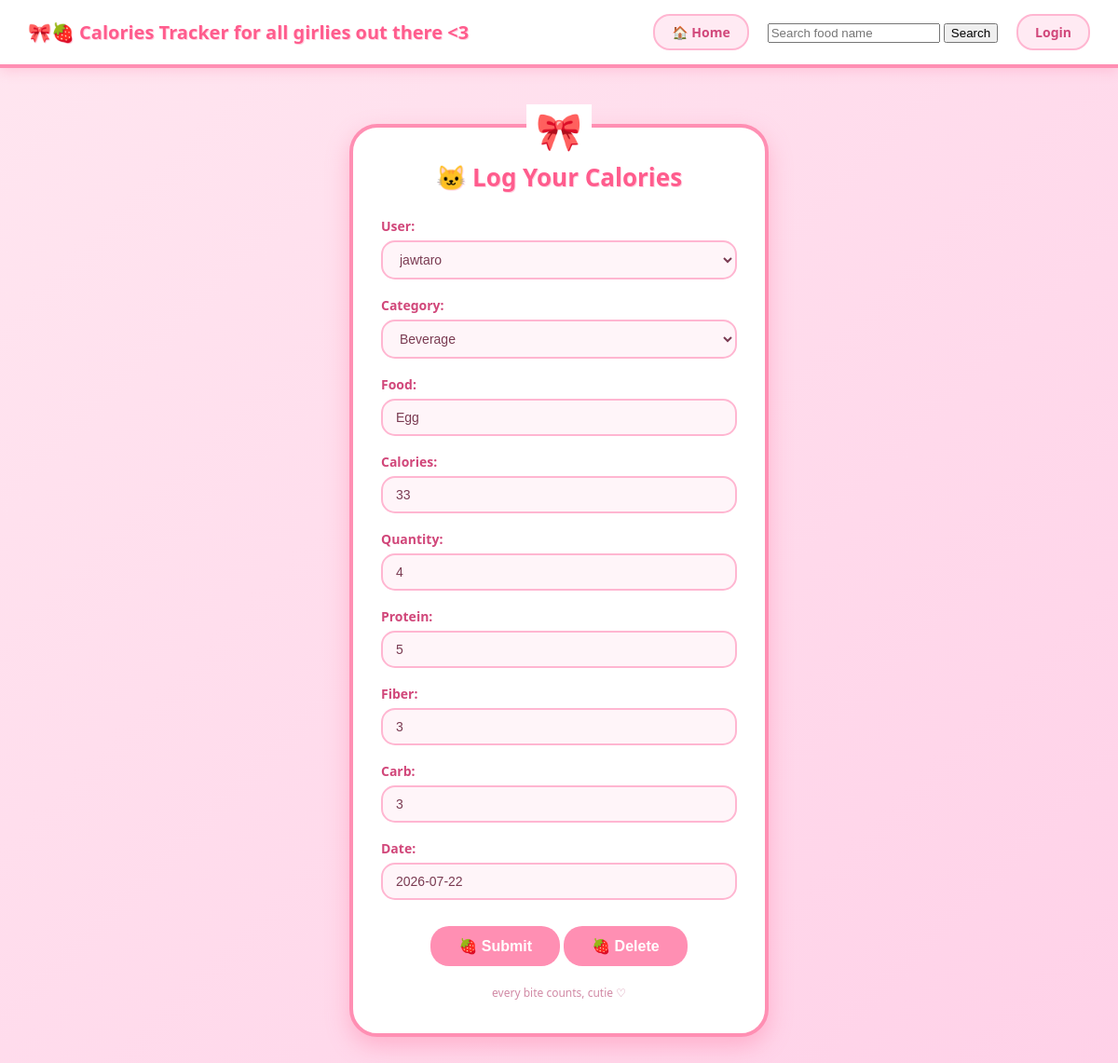
Screenshot of /updatetotalcalories/6 with the database file from the repository.
### tracker/models.py (models this page shows, shortened)
class CaloriesTracker(models.Model):
    user = models.ForeignKey(User, on_delete=models.CASCADE)
    category = models.ForeignKey(Category, on_delete=models.CASCADE)
    food = models.CharField(max_length=100)
    calories = models.IntegerField()
    quantity = models.IntegerField()
    protein = models.IntegerField()
    fiber = models.IntegerField()
    carb = models.IntegerField()
    updated = models.DateTimeField(auto_now=True)
    created = models.DateTimeField(auto_now_add=True)
    date = models.DateField(default=timezone.now)
    class Meta:
        ordering = ["created", "updated"]

class Category(models.Model):
    category = models.CharField(max_length=200)
    def __str__(self):
        return self.category

### tracker/views.py (the view)
# urls.py: path('updatetotalcalories/<int:pk>', views.update_form, name='updatetotalcalories'),
def update_form(request, pk):
    calories = get_object_or_404(CaloriesTracker, id=pk)
    form = CaloriesForm(instance=calories)
    if request.method == "POST":
        form = CaloriesForm(request.POST, instance=calories)
        if form.is_valid():
            form.save()
            return redirect('view')
    context = {
        "form":form
    }
    return render(request, 'website/caloriestracker.html', context)

### tracker/forms.py
class CaloriesForm(ModelForm):
    class Meta:
        model = CaloriesTracker
        fields = '__all__'

### tracker/templates/website/caloriestracker.html (shortened to what this page needs)
{% extends 'website/main.html' %}
{% block content %}
<div class="kitty-form-container">
    <div class="kitty-form-title">🐱 Log Your Calories</div>
    <form method="POST" action="">
        {{ form.as_p }}
        <button type="submit" class="kitty-submit-btn">🍓 Submit</button>
        <button type="submit" class="kitty-submit-btn">🍓 Delete</button>
    </form>
    <div class="kitty-form-footer">every bite counts, cutie ♡</div>
</div>
{% endblock %}

### tracker/templates/website/main.html (style rules this page uses)
* { box-sizing: border-box; }
body { margin: 0; min-height: 100vh; background: linear-gradient(135deg, #ffe6f0 0%, #ffd1e8 100%); font-family: 'Comic Sans MS', 'Segoe UI', sans-serif; }

### tracker/templates/website/caloriestracker.html (style rules this page uses)
body { background: linear-gradient(135deg, #ffe6f0 0%, #ffd1e8 100%); font-family: 'Comic Sans MS', 'Segoe UI', sans-serif; }
.kitty-form-container { max-width: 450px; margin: 60px auto; background: #ffffff; border: 4px solid #ff8fb3; border-radius: 30px; padding: 35px 30px; text-align: center; box-shadow: 0 10px 25px rgba(255, 105, 150, 0.35); position: relative; }
.kitty-form-container::before { content: "🎀"; font-size: 40px; position: absolute; top: -25px; left: 50%; transform: translateX(-50%); background: #fff; padding: 0 10px; }
.kitty-form-title { color: #ff5c8d; font-size: 26px; font-weight: bold; margin-bottom: 25px; text-shadow: 1px 1px 0px #ffd1e0; }
.kitty-form-container form p { text-align: left; margin-bottom: 18px; }
.kitty-form-container form label { display: block; color: #d1477a; font-weight: bold; font-size: 14px; margin-bottom: 6px; }
.kitty-form-container form input, .kitty-form-container form select, .kitty-form-container form textarea { width: 100%; padding: 10px 14px; border: 2px solid #ffb6d1; border-radius: 15px; background: #fff5f9; color: #7a3b52; font-size: 14px; box-sizing: border-box; transition: all 0.2s ease; }
.kitty-submit-btn { display: inline-block; margin-top: 10px; background: #ff8fb3; color: #fff; font-weight: bold; font-size: 16px; padding: 12px 30px; border: none; border-radius: 20px; cursor: pointer; transition: all 0.25s ease; }
.kitty-form-footer { margin-top: 20px; font-size: 12px; color: #d18aa5; }

### rows the page displays
CaloriesTracker: user "jawtaro", food "Egg", calories "33", quantity "4", protein "5", fiber "3", carb "3", date "2026-07-22"
Category: category "Beverage"
